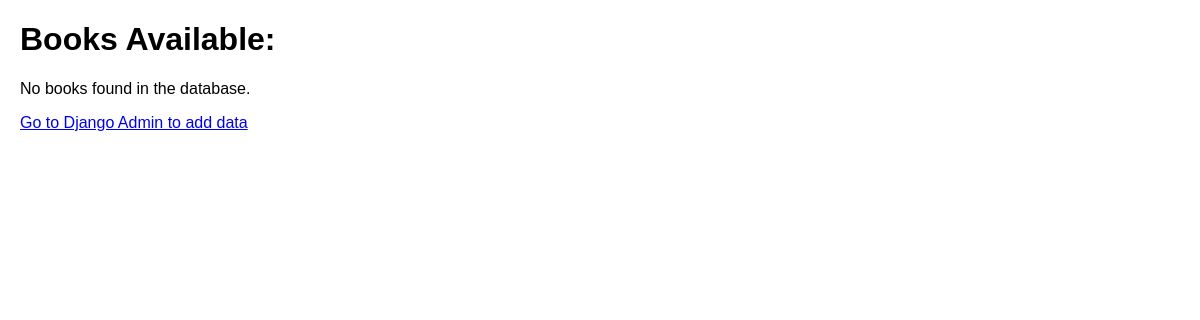
Before: /relationship_app/books/ with the older database file.
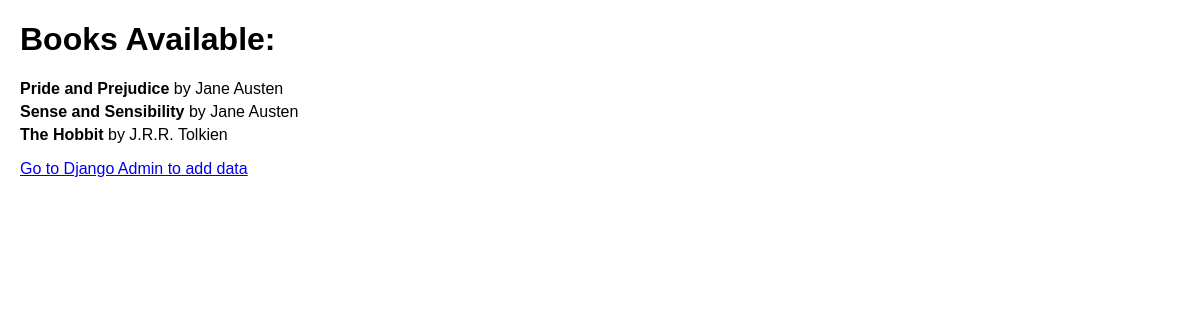
After: the same page with the newer database file.
### relationship_app/models.py (models this page shows, shortened)
class Book(models.Model):
    title = models.CharField(max_length=200)
    author = models.ForeignKey(Author, on_delete=models.CASCADE, related_name='books') # Added related_name for clarity
    published_date = models.DateField(null=True, blank=True)
    isbn = models.CharField(max_length=13, unique=True, null=True, blank=True)
    summary = models.TextField(max_length=1000, null=True, blank=True)
    class Meta:
        permissions = [
            ("can_add_book", "Can add book"),
            ("can_change_book", "Can change book"),
            ("can_delete_book", "Can delete book"),
        ]

class Author(models.Model):
    name = models.CharField(max_length=100)
    birth_date = models.DateField(null=True, blank=True)

### relationship_app/views.py (the view)
# urls.py: path('books/', views.list_books, name='book_list'), # Using views.list_books
def list_books(request): # Renamed from book_list to list_books for checker compliance
    books = Book.objects.all().order_by('title')
    context = {
        'books': books
    }
    return render(request, 'relationship_app/list_books.html', context)

### relationship_app/templates/relationship_app/list_books.html (shortened to what this page needs)
<!DOCTYPE html>
<html lang="en">
<head>
</head>
<body>
    <h1>Books Available:</h1>
    {% if books %}
        <ul>
            {% for book in books %}
            <li><strong>{{ book.title }}</strong> by {{ book.author.name }}</li>
            {% endfor %}
        </ul>
    {% else %}
        <p>No books found in the database.</p>
    {% endif %}
    <p><a href="/admin/">Go to Django Admin to add data</a></p>
</body>
</html>

### relationship_app/templates/relationship_app/list_books.html (style rules this page uses)
body { font-family: Arial, sans-serif; margin: 20px; }
ul { list-style-type: none; padding: 0; }
li { margin-bottom: 5px; }

Changed rows visible on the page:
added Book: title "Pride and Prejudice", author.name "Jane Austen"
added Book: title "Sense and Sensibility", author.name "Jane Austen"
added Book: title "The Hobbit", author.name "J.R.R. Tolkien"
Other visible differences:
text no longer shown: "No books found in the database."
